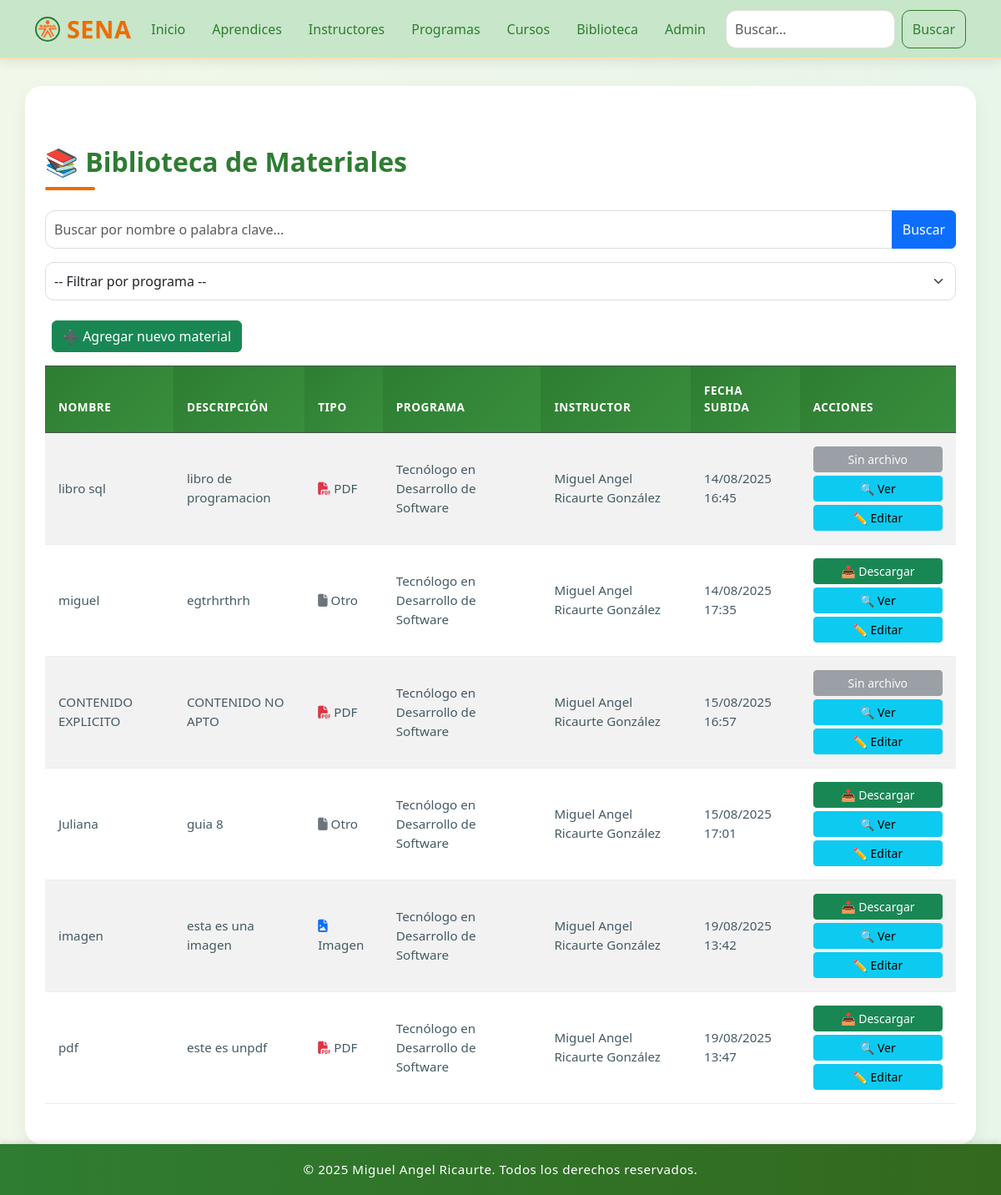
/biblioteca/materiales/, run on an earlier commit of the app's database.
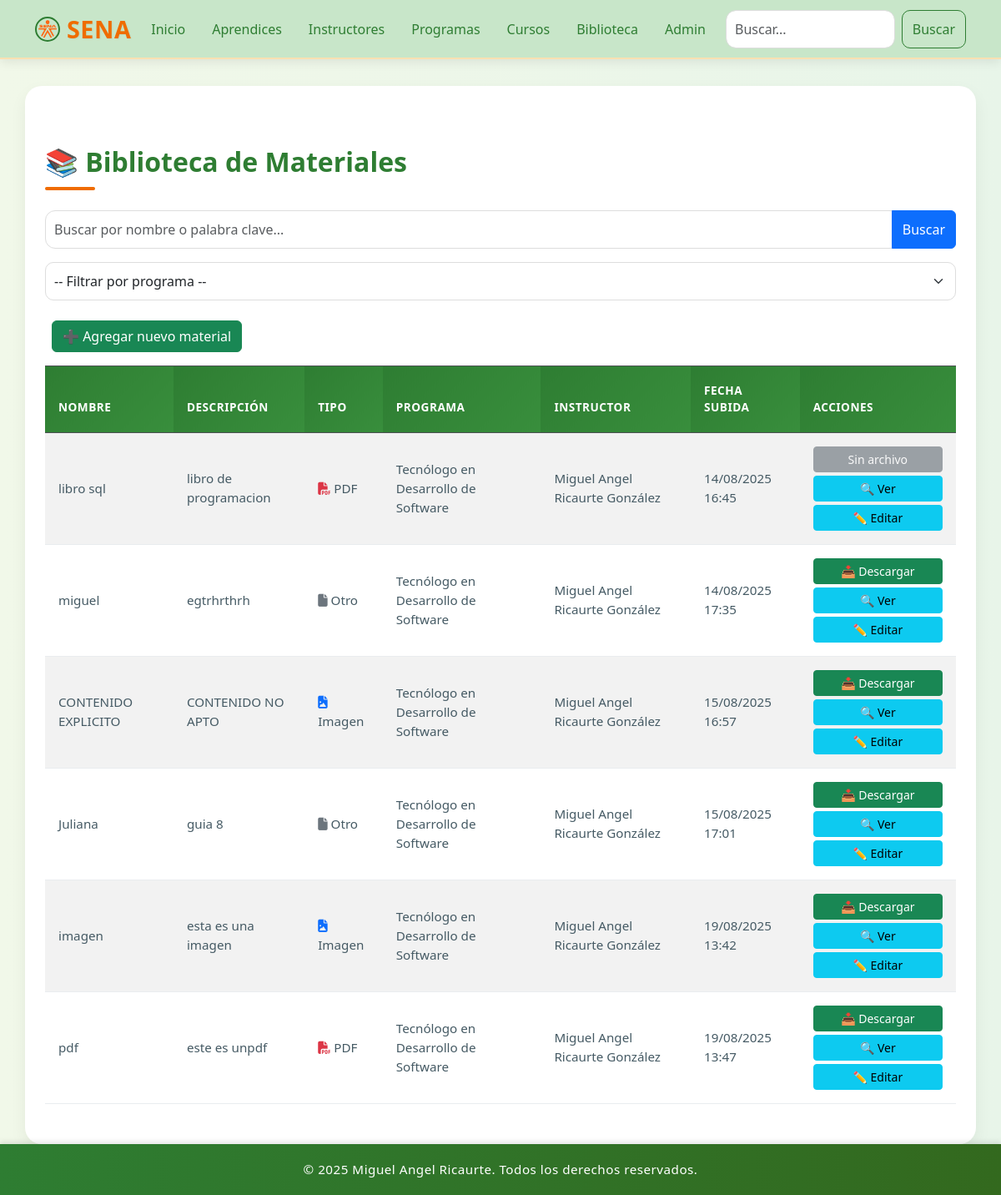
And on a later commit of the database.
### biblioteca/models.py (models this page shows)
class Material(models.Model):
    nombre = models.CharField(max_length=200)
    descripcion = models.TextField()
    tipo = models.CharField(
        max_length=50,
        choices=[
            ("PDF", "PDF"),
            ("Word", "Word"),
            ("Excel", "Excel"),
            ("Imagen", "Imagen"),
            ("Otro", "Otro"),
        ],
    )
    palabras_clave = models.TextField(blank=True, null=True)
    fecha_subida = models.DateTimeField(auto_now_add=True)
    programa = models.ForeignKey(Programa, on_delete=models.CASCADE)
    instructor = models.ForeignKey(
        Instructor, on_delete=models.SET_NULL, null=True, blank=True
    )
    archivo = models.FileField(upload_to="materiales/", null=True, blank=True)
    help_text = {
        "archivo": "Sube un archivo en formato PDF, DOCX, o PPT",
    }

### programas/models.py (models this page shows, shortened)
class Programa(models.Model):
    NIVEL_FORMACION_CHOICES = (
        ("AUX", "Auxiliar"),
        ("GPE", "Operario"),
        ("TEC", "Tecnico"),
        ("TEL", "Tecnologo"),
        ("ESP", "Especialización Tecnológica"),
        ("COM", "Complementario"),
    )
    MODELO_CHOICES = (
        ("PRE", "Pregrado"),
        ("VTI", "Virtual"),
        ("MAX", "Maxtech"),
    )
    ESTADO_CHOICES = (
        ("ACT", "Activo"),
        ("INA", "Inactivo"),
        ("SUS", "Suspendido"),
        ("CAN", "Cancelado"),
    )
    codigo = models.CharField(
        max_length=3, unique=True, verbose_name="Código del Programa"
    )
    nombre = models.CharField(max_length=200, verbose_name="Nombre del Programa")
    nivel_formacion = models.CharField(
        max_length=3, choices=NIVEL_FORMACION_CHOICES, verbose_name="Nivel de Formación"
    )
    modalidad = models.CharField(
        max_length=3, choices=MODELO_CHOICES, verbose_name="Modalidad"
    )
    estado = models.CharField(
        max_length=3, choices=ESTADO_CHOICES, default="ACT", verbose_name="Estado"
    )
    duracion_meses = models.PositiveIntegerField(verbose_name="Duración en Meses")
    duracion_horas = models.PositiveIntegerField(verbose_name="Duración en Horas")
    descripcion = models.TextField(verbose_name="Descripción del Programa")
    competencias = models.TextField(verbose_name="Competencias a Desarrollar")
    perfil_egreso = models.TextField(verbose_name="Perfil de Egreso")
    requisitos_ingreso = models.TextField(verbose_name="Requisitos de Ingreso")
    centro_formacion = models.CharField(
        max_length=200, verbose_name="Centro de Formación"
    )
    regional = models.CharField(max_length=100, verbose_name="Regional")
    fecha_creacion = models.DateField(verbose_name="Fecha de Creación del Programa")
    fecha_registro = models.DateTimeField(
        auto_now_add=True, verbose_name="Fecha de Registro"
    )
    class Meta:
        verbose_name = "Programa de Formación"
        verbose_name_plural = "Programas de Formación"
        ordering = ["nombre"]

### instructores/models.py (models this page shows, shortened)
class Instructor(models.Model):
    TIPO_DOCUMENTO_CHOICES = [
        ("CC", "Cédula de Ciudadanía"),
        ("CE", "Cédula de Extranjería"),
        ("TI", "Tarjeta de Identidad"),
        ("PAS", "Pasaporte"),
    ]
    NIVEL_EDUCATIVO_CHOICES = [
        ("TEC", "Técnico"),
        ("TGL", "Tecnólogo"),
        ("PRE", "Pregrado"),
        ("ESP", "Especialización"),
        ("MAE", "Maestría"),
        ("DOC", "Doctorado"),
    ]
    documento_identidad = models.CharField(max_length=20, unique=True)
    tipo_documento = models.CharField(
        max_length=3, choices=TIPO_DOCUMENTO_CHOICES, default="CC"
    )
    nombre = models.CharField(max_length=100)
    apellido = models.CharField(max_length=100)
    telefono = models.CharField(max_length=10, null=True)
    correo = models.EmailField(null=True)
    fecha_nacimiento = models.DateField()
    ciudad = models.CharField(max_length=100, null=True)
    direccion = models.TextField(null=True)
    nivel_educativo = models.CharField(
        max_length=3, choices=NIVEL_EDUCATIVO_CHOICES, default="MAE"
    )
    especialidad = models.CharField(max_length=100)
    anos_experiencia = models.PositiveIntegerField()
    activo = models.BooleanField(default=True)
    fecha_vinculacion = models.DateField()
    fecha_registro = models.DateTimeField(auto_now_add=True)

### biblioteca/views.py (the view)
# urls.py: path("materiales/", views.lista_materiales, name="lista_materiales"),
def lista_materiales(request):
    query = request.GET.get("q")
    programa_id = request.GET.get("programa")
    materiales = Material.objects.all()
    programas = Programa.objects.all()
    if query:
        materiales = materiales.filter(nombre__icontains=query) | materiales.filter(
            palabras_clave__icontains=query
        )
    if programa_id:
        materiales = materiales.filter(programa_id=programa_id)
    return render(
        request,
        "biblioteca/lista_materiales.html",
        {"materiales": materiales, "programas": programas},
    )

### biblioteca/Templates/biblioteca/lista_materiales.html (shortened to what this page needs)
{% extends "base.html" %}
{% block content %}
<div class="container mt-4">
    <h2 class="mb-4">📚 Biblioteca de Materiales</h2>
    <form method="get" class="mb-3">
        <div class="input-group">
            <input type="text" name="q" class="form-control" placeholder="Buscar por nombre o palabra clave..." value="{{ request.GET.q }}">
            <button class="btn btn-primary" type="submit">Buscar</button>
        </div>
    </form>
    <form method="get" class="mb-4">
        <select name="programa" class="form-select" onchange="this.form.submit()">
            <option value="">-- Filtrar por programa --</option>
        </select>
    </form>
    <a href="{% url 'biblioteca:agregar_material' %}" class="btn btn-success ms-2 mb-3">
        ➕ Agregar nuevo material
    </a>
    <table class="table table-striped table-bordered">
        <thead class="table-dark">
            <tr>
                <th>Nombre</th>
                <th>Descripción</th>
                <th>Tipo</th>
                <th>Programa</th>
                <th>Instructor</th>
                <th>Fecha subida</th>
                <th>Acciones</th>
            </tr>
        </thead>
        <tbody>
            {% for mat in materiales %}
                <tr>
                    <td>{{ mat.nombre }}</td>
                    <td>{{ mat.descripcion|truncatewords:15 }}</td>
                    <td>{% if mat.tipo == "PDF" %}
        <i class="fas fa-file-pdf text-danger"></i> PDF
    {% elif mat.tipo == "Imagen" %}
        <i class="fas fa-file-image text-primary"></i> Imagen
    {% else %}
        <i class="fas fa-file text-secondary"></i> Otro
    {% endif %}
</td>
                    <td>{{ mat.programa.nombre }}</td>
                    <td>{{ mat.instructor.nombre }} {{ mat.instructor.apellido }}</td>
                    <td>{{ mat.fecha_subida|date:"d/m/Y H:i" }}</td>
                    <td class="text-center">
                        {% if mat.archivo %}
                            <a href="{{ mat.archivo.url }}" class="btn btn-success btn-sm w-100 mb-1" download>
                                📥 Descargar
                            </a>
                        {% else %}
                            <button class="btn btn-secondary btn-sm w-100 mb-1" disabled>
                                Sin archivo
                            </button>
                        {% endif %}
                        <a href="{% url 'biblioteca:detalle_material' mat.id %}" class="btn btn-info btn-sm w-100 mb-1">
                            🔍 Ver
                        </a>
                        <a href="{% url 'admin:biblioteca_material_change' mat.id %}" class="btn btn-info btn-sm w-100">
                            ✏️ Editar
                        </a>
                    </td>
                </tr>
            {% empty %}
                <tr>
                    <td colspan="7" class="text-center">No se encontraron materiales</td>
                </tr>
            {% endfor %}
        </tbody>
    </table>
</div>
{% endblock %}

What changed in the data, as far as the page shows it:
changed Material "CONTENIDO EXPLICITO": tipo "PDF" → "Imagen"; archivo "Sin archivo" → "📥 Descargar"
